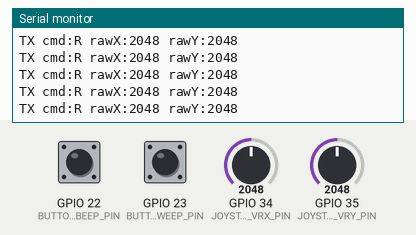
The sketch below on a simulated ESP32. Parts: the last lines printed to the serial monitor. Inputs (shaded band) come from the test bench; at power-on: GPIO 34 (JOYSTICK_VRX_PIN) = 2048, GPIO 35 (JOYSTICK_VRY_PIN) = 2048, GPIO 22 (BUTTON_BEEP_PIN) LOW, GPIO 23 (BUTTON_SWEEP_PIN) LOW.

Above: at 1.2 s.
1.3 s: GPIO 34 (JOYSTICK_VRX_PIN) set to 2780
At 2.3 s:
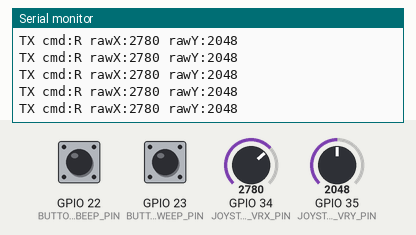
2.8 s: GPIO 34 (JOYSTICK_VRX_PIN) set to 2867
At 3.7 s:
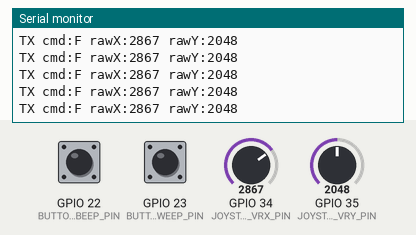
4.7 s: GPIO 35 (JOYSTICK_VRY_PIN) set to 2723
At 5.2 s:
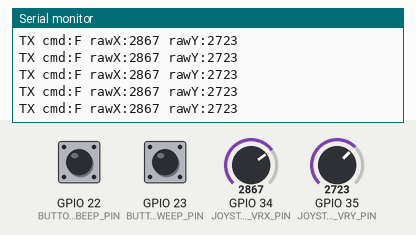
6.2 s: GPIO 35 (JOYSTICK_VRY_PIN) set to 2819
At 6.9 s:
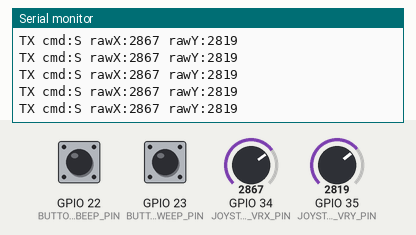
11.2 s: GPIO 34 (JOYSTICK_VRX_PIN) set to 3188
At 12.3 s:
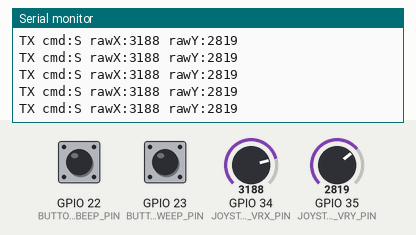
14.2 s: GPIO 34 (JOYSTICK_VRX_PIN) set to 3268
At 14.9 s:
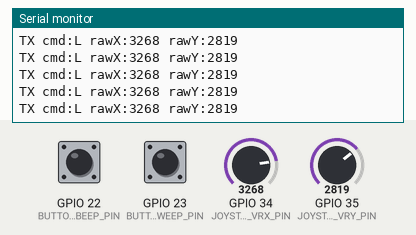

Measured:
- the behaviour switches between 2834 and 2835 on GPIO 34 (JOYSTICK_VRX_PIN) (found by bisection; images 1 and 2)
- the behaviour switches between 2759 and 2760 on GPIO 35 (JOYSTICK_VRY_PIN) (found by bisection; images 3 and 4)
- the behaviour switches between 3235 and 3236 on GPIO 34 (JOYSTICK_VRX_PIN) (found by bisection; images 5 and 6)
- after the input at 1.3 s, the serial monitor: prints a new line at once (image 1)
- after the input at 2.8 s, the serial monitor: prints a new line at once (image 2)
- after the input at 4.7 s, the serial monitor: prints a new line at once (image 3)
- after the input at 6.2 s, the serial monitor: prints a new line at once (image 4)
- after the input at 11.2 s, the serial monitor: prints a new line at once (image 5)
- after the input at 14.2 s, the serial monitor: prints a new line at once (image 6)

The sketch:

A4AutoController.ino
```cpp
#include <Arduino.h>
#include <WiFi.h>
#include <esp_now.h>

// --------------------------- Hardware map ---------------------------
constexpr int JOYSTICK_VRX_PIN = 34;   // moved to ADC1 (VRX)
constexpr int JOYSTICK_VRY_PIN = 35;   // moved to ADC1 (VRY)
constexpr int BUTTON_BEEP_PIN  = 22;   // active HIGH
constexpr int BUTTON_SWEEP_PIN = 23;   // active HIGH

// --------------------------- ESP-NOW peers --------------------------
uint8_t robotMacAddress[] = { 0x04, 0x83, 0x08, 0x58, 0xF2, 0x08 };

// --------------------------- Packet model ---------------------------
enum PacketType : uint8_t {
  PKT_CONTROL   = 0x01,
  PKT_MAP_CHUNK = 0x42
};

enum ActionMask : uint8_t {
  ACTION_BEEP        = 1 << 0,
  ACTION_REQUEST_MAP = 1 << 1
};

struct ControlPacket {
  uint8_t msgType;      // always PKT_CONTROL
  char    driveCommand; // 'F','B','L','R','S'
  uint8_t actionMask;   // see ActionMask bits
};

constexpr uint16_t MAP_BUFFER_MAX = 640;
constexpr uint8_t  MAP_CHUNK_MAX  = 180;

struct MapAssembler {
  char     buffer[MAP_BUFFER_MAX];
  uint16_t length = 0;
  uint8_t  nextChunk = 0;
  uint8_t  totalChunks = 0;
  bool     active = false;
  bool     complete = false;

  void reset() {
    length = 0;
    nextChunk = 0;
    totalChunks = 0;
    active = false;
    complete = false;
    buffer[0] = '\0';
  }

  void begin(uint8_t total) {
    reset();
    totalChunks = total;
    active = true;
  }

  void append(const char *payload, uint16_t payloadLen, uint8_t chunkIdx) {
    if (!active || chunkIdx != nextChunk) return;
    if (length + payloadLen >= MAP_BUFFER_MAX) {
      reset();
      return;
    }
    memcpy(buffer + length, payload, payloadLen);
    length += payloadLen;
    buffer[length] = '\0';
    nextChunk++;
    if (nextChunk >= totalChunks) {
      active = false;
      complete = true;
    }
  }
};

// --------------------------- Controller state -----------------------
enum ControllerMode { MODE_SENDING, MODE_RECEIVING };

ControllerMode controllerMode = MODE_SENDING;

struct ButtonState {
  bool current = false;
  bool previous = false;
  uint8_t pin = 0;
  bool activeHigh = false;

  void init(uint8_t gpio, bool activeHighInput) {
    pin = gpio;
    activeHigh = activeHighInput;
  }
  void read() {
    previous = current;
    int raw = digitalRead(pin);
    current = activeHigh ? (raw == HIGH) : (raw == LOW);
  }
  bool pressed() const { return current && !previous; }
};

ButtonState buttonBeep, buttonSweep;

char currentDriveCommand = 'S';
uint8_t pendingActions = 0;

constexpr unsigned long MIN_SEND_INTERVAL_MS = 60;
unsigned long lastSendMs = 0;

MapAssembler mapRx;
unsigned long receiveModeStartedMs = 0;
constexpr unsigned long MAP_WAIT_TIMEOUT_MS = 5000;

volatile esp_now_send_status_t lastSendStatus = ESP_NOW_SEND_FAIL;

// pickDriveCommand(rawX, rawY)
// Converts joystick ADC readings into a discrete drive command
// Returns one of 'F','B','L','R','S' for forward/back/turn/stop.
char pickDriveCommand(int rawX, int rawY) {
  constexpr int ADC_CENTER_X = 3035;  // from workingCodeForController
  constexpr int ADC_CENTER_Y = 2960;
  constexpr int DEADZONE = 200;

  int dx = rawX - ADC_CENTER_X;
  int dy = rawY - ADC_CENTER_Y;

  if (dx > DEADZONE)  return 'L';  // joystick left
  if (dx < -DEADZONE) return 'R';  // joystick right
  if (dy < -DEADZONE) return 'F';  // joystick forward
  if (dy > DEADZONE)  return 'B';  // joystick backward
  return 'S';
}

// enqueueAction(mask)
// Sets the specified bits in the pending action mask so the next
// control packet can ask the robot to perform those actions.
void enqueueAction(uint8_t mask) {
  pendingActions |= mask;
}

// sendControlPacket(forceSend)
// Sends the latest ControlPacket over ESP-NOW; forceSend bypasses the
// interval throttle. Returns true when the packet left successfully.
bool sendControlPacket(bool forceSend = false) {
  unsigned long now = millis();
  if (!forceSend && (now - lastSendMs) < MIN_SEND_INTERVAL_MS && pendingActions == 0 &&
      currentDriveCommand == 'S') {
    return true;  // nothing new to report
  }

  ControlPacket packet{
    .msgType = PKT_CONTROL,
    .driveCommand = currentDriveCommand,
    .actionMask = pendingActions
  };

  uint8_t actionsToSend = pendingActions;
  esp_err_t result = esp_now_send(robotMacAddress, reinterpret_cast<uint8_t *>(&packet), sizeof(packet));
  if (result == ESP_OK) {
    pendingActions = 0;
    lastSendMs = now;
    return true;
  }

  // send failed: restore the action bits so we can retry
  pendingActions |= actionsToSend;
  Serial.printf("ESP-NOW send failed (%d)\n", result);
  return false;
}

// enterReceiveMode()
// Switches the controller into map-receive mode and arms the assembler.
void enterReceiveMode() {
  controllerMode = MODE_RECEIVING;
  mapRx.reset();
  receiveModeStartedMs = millis();
  Serial.println("Controller: awaiting sweep map...");
}

// exitReceiveMode()
// Leaves map-receive mode, clearing any partial data and re-enabling control input.
void exitReceiveMode() {
  controllerMode = MODE_SENDING;
  mapRx.reset();
  Serial.println("Controller: back to joystick control.");
}

// handleMapChunk(data, len)
// Feeds an incoming PKT_MAP_CHUNK frame into the MapAssembler,
// ignoring malformed or out-of-order chunks.
void handleMapChunk(const uint8_t *data, int len) {
  if (len < 5) return;

  uint8_t chunkIdx   = data[1];
  uint8_t totalChunk = data[2];
  uint16_t payloadLen = data[3] | (static_cast<uint16_t>(data[4]) << 8);
  payloadLen = min<uint16_t>(payloadLen, len - 5);
  payloadLen = min<uint16_t>(payloadLen, MAP_CHUNK_MAX);

  if (chunkIdx == 0 || !mapRx.active) {
    mapRx.begin(totalChunk);
  }

  mapRx.append(reinterpret_cast<const char *>(data + 5), payloadLen, chunkIdx);
}

// onEspNowRecv(info, data, len)
// ESP-NOW receive callback; info->src_addr identifies the sender.
void onEspNowRecv(const esp_now_recv_info_t *info, const uint8_t *data, int len) {
  if (!data || len <= 0) {
    return;
  }

  uint8_t msgType = data[0];
  switch (msgType) {
    case PKT_MAP_CHUNK:
      handleMapChunk(data, len);
      receiveModeStartedMs = millis();  // keep timeout fresh while data arrives
      if (controllerMode != MODE_RECEIVING) {
        controllerMode = MODE_RECEIVING;
      }
      break;
    default:
      break;
  }
}

// onEspNowSent(info, status)
// ESP-NOW send callback; records the last link status for UI/debug.
void onEspNowSent(const wifi_tx_info_t *info, esp_now_send_status_t status) {
  lastSendStatus = status;
  if (!info) return;

  if (status != ESP_NOW_SEND_SUCCESS) {
    const uint8_t *mac = info->des_addr;   // destination MAC
    Serial.printf("Send to %02X:%02X:%02X:%02X:%02X:%02X failed (%d)\n",
                  mac[0], mac[1], mac[2], mac[3], mac[4], mac[5], status);
  }
}
// setupPins()
// Configures joystick and button GPIO directions/pull-ups and
// arms the ButtonState trackers
void setupPins() {
  pinMode(JOYSTICK_VRX_PIN, INPUT);
  pinMode(JOYSTICK_VRY_PIN, INPUT);
  pinMode(BUTTON_BEEP_PIN, INPUT);
  pinMode(BUTTON_SWEEP_PIN, INPUT);

  buttonBeep.init(BUTTON_BEEP_PIN, true);
  buttonSweep.init(BUTTON_SWEEP_PIN, true);
}

// setup()
// Initializes serial, GPIO, ESP-NOW peer linkage, and controller state.
void setup() {
  Serial.begin(115200);
  setupPins();

  WiFi.mode(WIFI_STA);
  WiFi.disconnect();

  if (esp_now_init() != ESP_OK) {
    Serial.println("ESP-NOW init failed, rebooting...");
    delay(2000);
    ESP.restart();
  }

  esp_now_register_recv_cb(onEspNowRecv);
  esp_now_register_send_cb(onEspNowSent);

  esp_now_peer_info_t peer{};
  memcpy(peer.peer_addr, robotMacAddress, 6);
  peer.channel = 0;
  peer.encrypt = false;

  if (esp_now_add_peer(&peer) != ESP_OK) {
    Serial.println("Failed to add robot peer. Halting.");
    while (true) delay(1000);
  }

  Serial.println("A4AutoController ready (mode: sending).");
}

// serviceSendingMode()
// Reads joystick/buttons, updates drive command, queues actions,
// and transmits control packets while in MODE_SENDING.
void serviceSendingMode() {
  int rawX = analogRead(JOYSTICK_VRX_PIN);
  int rawY = analogRead(JOYSTICK_VRY_PIN);
  currentDriveCommand = pickDriveCommand(rawX, rawY);

  Serial.printf("TX cmd:%c rawX:%d rawY:%d\n", currentDriveCommand, rawX, rawY);

  buttonBeep.read();
  buttonSweep.read();

  if (buttonBeep.pressed()) {
    enqueueAction(ACTION_BEEP);
  }

  if (buttonSweep.pressed()) {
    enqueueAction(ACTION_REQUEST_MAP);
    currentDriveCommand = 'S';  // ensure the robot stops before sweeping
    if (sendControlPacket(true)) {
      enterReceiveMode();
      return;
    } else {
      Serial.println("Sweep request failed to send; will retry.");
    }
  }

  sendControlPacket();
}

// serviceReceiveMode()
// Monitors map assembly while waiting for a sweep result and exits
// back to MODE_SENDING when complete or on timeout.
void serviceReceiveMode() {
  if (mapRx.complete) {
    Serial.println("---- Sweep Map ----");
    Serial.println(mapRx.buffer);
    Serial.println("-------------------");
    exitReceiveMode();
    return;
  }

  if ((millis() - receiveModeStartedMs) > MAP_WAIT_TIMEOUT_MS) {
    Serial.println("Map reception timeout.");
    exitReceiveMode();
  }
}

// loop()
// Main scheduler that routes between sending/receiving modes.
void loop() {
  if (controllerMode == MODE_SENDING) {
    serviceSendingMode();
  } else {
    serviceReceiveMode();
  }

  delay(10);
}
```
